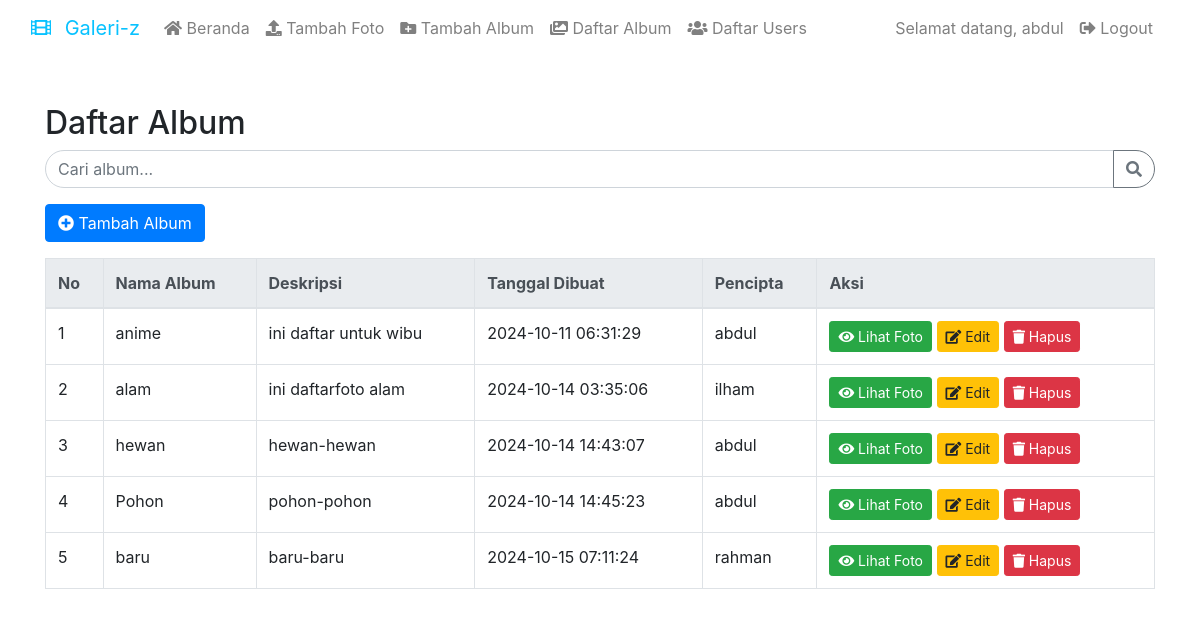
The page /pages/daftar_album.php (signed in) on the database its author committed.
### tables this page shows
CREATE TABLE `album` (
  `album_id` int(11) NOT NULL,
  `namaalbum` varchar(255) NOT NULL,
  `deskripsi` text NOT NULL,
  `tanggaldibuat` timestamp NOT NULL DEFAULT CURRENT_TIMESTAMP,
  `user_id` int(11) NOT NULL
);

CREATE TABLE `user` (
  `user_id` int(11) NOT NULL,
  `username` varchar(255) NOT NULL,
  `password` varchar(255) NOT NULL,
  `email` varchar(255) NOT NULL,
  `namalengkap` varchar(255) NOT NULL,
  `alamat` text NOT NULL,
  `level` enum('User','Admin') NOT NULL
);

### pages/daftar_album.php (the view, shortened to what this page needs)
<?php
include('../koneksi.php');
include('header.php');
$isLoggedIn = isset($_SESSION['user_id']);
$currentUserId = $isLoggedIn ? $_SESSION['user_id'] : null;
$isAdmin = $isLoggedIn && $_SESSION['level'] === 'Admin';
$searchTerm = isset($_GET['search']) ? trim($_GET['search']) : '';
$query = "
    SELECT album.*, user.username
    FROM album
    JOIN user ON album.user_id = user.user_id
    WHERE album.namaalbum LIKE ?";
$stmt = $connection->prepare($query);
$searchTermLike = '%' . $searchTerm . '%';
$stmt->bind_param("s", $searchTermLike);
$stmt->execute();
$result = $stmt->get_result();
function shortenString($string, $length = 20) {
    return $string;
}
?>
<!DOCTYPE html>
<html lang="id">
<head>
    <link rel="stylesheet" href="https://stackpath.bootstrapcdn.com/bootstrap/4.5.2/css/bootstrap.min.css">
    <link rel="stylesheet" href="https://cdnjs.cloudflare.com/ajax/libs/font-awesome/5.15.4/css/all.min.css">
</head>
<body>
    <div class="container mt-5">
        <h2>Daftar Album</h2>
        <form method="GET" class="mb-3">
            <div class="input-group">
                <input type="text" name="search" class="form-control" placeholder="Cari album..."
                    value="<?= htmlspecialchars($searchTerm) ?>">
                <div class="input-group-append">
                    <button class="btn btn-outline-secondary" type="submit">
                        <i class="fas fa-search"></i>
                    </button>
                </div>
            </div>
        </form>
        <?php if ($isLoggedIn): ?>
            <a href="tambah_album.php" class="btn btn-primary mb-3">
                <i class="fas fa-plus-circle"></i> Tambah Album
            </a>
        <?php endif; ?>
        <table class="table table-bordered">
            <thead class="thead-light">
                <tr>
                    <th>No</th>
                    <th>Nama Album</th>
                    <th>Deskripsi</th>
                    <th>Tanggal Dibuat</th>
                    <th>Pencipta</th>
                    <th>Aksi</th>
                </tr>
            </thead>
            <tbody>
                <?php
                $no = 1;
                while ($album = $result->fetch_assoc()):
                    ?>
                    <tr>
                        <td><?= $no++ ?></td>
                        <td><?= htmlspecialchars(shortenString($album['namaalbum'], 20)) ?></td>
                        <td><?= htmlspecialchars(shortenString($album['deskripsi'], 50)) ?></td>
                        <td><?= htmlspecialchars($album['tanggaldibuat']) ?></td>
                        <td><?= htmlspecialchars($album['username']) ?></td>
                        <td>
                            <a href="daftar_foto.php?album_id=<?= $album['album_id'] ?>" class="btn btn-success btn-sm">
                                <i class="fas fa-eye"></i> Lihat Foto
                            </a>
                            <?php if ($isLoggedIn && ($currentUserId == $album['user_id'] || $isAdmin)): ?>
                                <a href="edit_album.php?id=<?= $album['album_id'] ?>" class="btn btn-warning btn-sm">
                                    <i class="fas fa-edit"></i> Edit
                                </a>
                                <a href="hapus_album.php?id=<?= $album['album_id'] ?>" class="btn btn-danger btn-sm"
                                    onclick="return confirm('Apakah Anda yakin ingin menghapus album ini?');">
                                    <i class="fas fa-trash"></i> Hapus
                                </a>
                            <?php endif; ?>
                        </td>
                    </tr>
                <?php endwhile; ?>
            </tbody>
        </table>
    </div>
</body>
</html>

### pages/daftar_album.php (style rules this page uses)
.input-group input { border-radius: 20px 0 0 20px; }
.input-group .btn { border-radius: 0 20px 20px 0; }

### rows shown on the page
album: namaalbum "anime", deskripsi "ini daftar untuk wibu", tanggaldibuat "2024-10-11 06:31:29", user.username "abdul"
album: namaalbum "alam", deskripsi "ini daftarfoto alam", tanggaldibuat "2024-10-14 03:35:06", user.username "ilham"
album: namaalbum "hewan", deskripsi "hewan-hewan", tanggaldibuat "2024-10-14 14:43:07", user.username "abdul"
album: namaalbum "Pohon", deskripsi "pohon-pohon", tanggaldibuat "2024-10-14 14:45:23", user.username "abdul"
album: namaalbum "baru", deskripsi "baru-baru", tanggaldibuat "2024-10-15 07:11:24", user.username "rahman"

### other values the page prints
$username "abdul"
